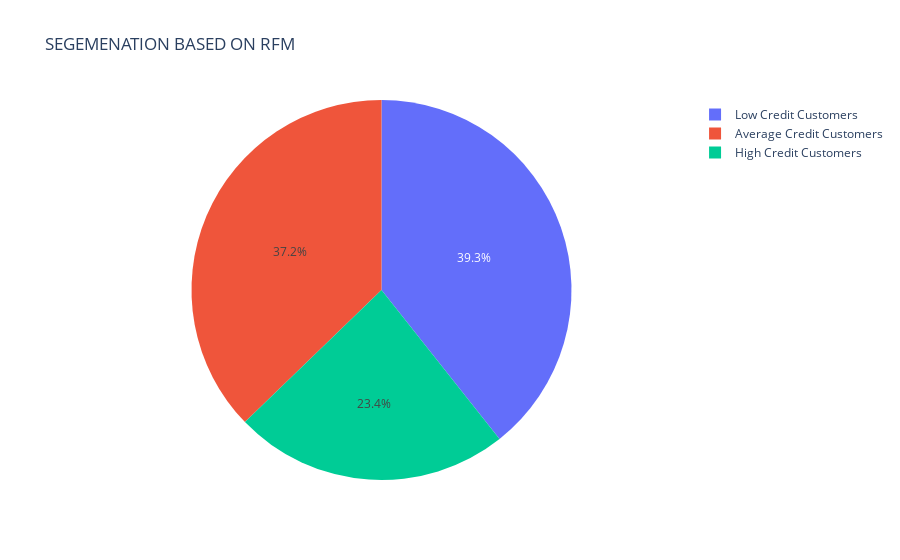

Notebook cell for this chart:
### Code cell
fig = px.pie(df_RFM, values='cluster_label', names='rfm_segment', title='SEGEMENATION BASED ON RFM')
fig.show()

### Figure 1 — Plotly figure (JSON) as saved in the notebook; plotly's stock layout.template omitted (floating-point values rounded to 4 significant figures; data arrays with more than 128 entries replaced by an {"elided": "..."} marker saying what was removed)
{"data": [{"domain": {"x": [0, 1], "y": [0, 1]}, "hovertemplate": "rfm_segment=%{label}<br>cluster_label=%{value}<extra></extra>", "labels": {"elided": "649 str values"}, "legendgroup": "", "name": "", "showlegend": true, "type": "pie", "values": {"elided": "649 int values"}}], "layout": {"legend": {"tracegroupgap": 0}, "title": {"text": "SEGEMENATION BASED ON RFM"}}}
